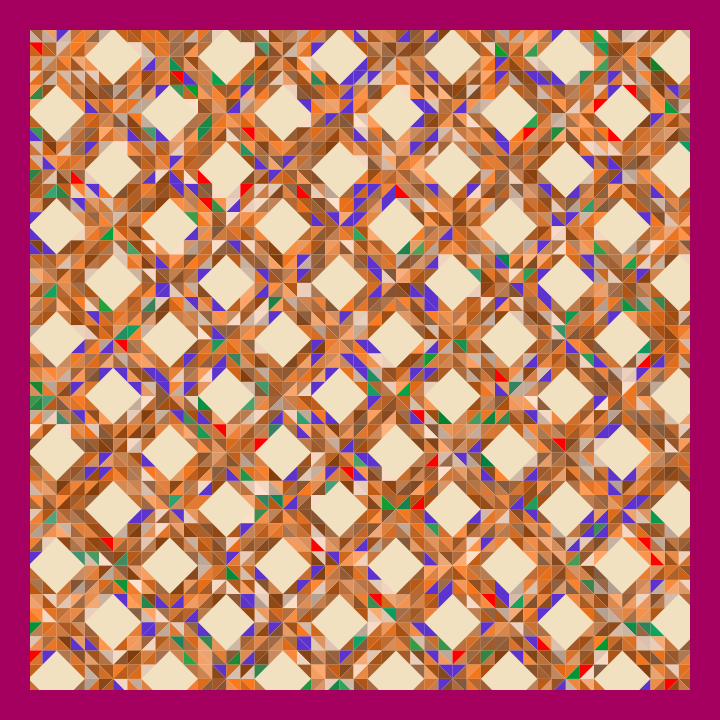
Frame 1 (no input)
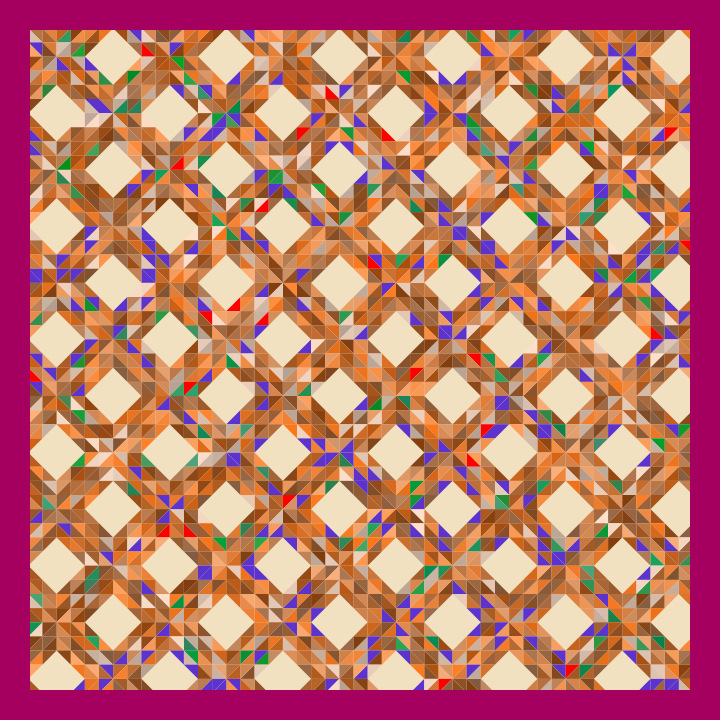
Frame 2 (the mouse pressed at the canvas centre, redrawn once)

The Processing sketch that drew these frames (run headless with seeded random() and noise(); the mouse was pressed at the canvas centre and the sketch redrawn once):

// Processing sketch: sketch_005_colcha_a_cuadros
// ── sketch_005_colcha_a_cuadros.pde
void setup() {
  size(720, 720);
  colorMode(HSB, 365, 100, 100);
}

color random_iro() {
  color iro;
  if (random(1) > 0.25) {
    iro = color(25,random(50,90),random(50,100));
  } else if (random(1) > 0.50) {
    iro = color(25,20,random(70,100));
  } else if (random(1) > 0.70) {
    iro = color(random(130,160),random(50,100),random(50,65));
  } else if (random(1) > 0.90) {
    iro = color(0,100,100);
  } else {
    iro = color(260,75,80);
  }  
  return iro;
}

void mitri(int x, int y, int t) {
  if (t==0) {
    fill(random_iro());
    triangle(x, y, x+20, y, x+10, y+10);
  } else if (t==1) {
    fill(random_iro());
    triangle(x, y, x+20, y, x+10, y-10);
  } else if (t==2) {
    fill(random_iro());
    triangle(x, y, x, y+20, x+10, y+10);
  } else if (t==3) {
    fill(random_iro());
    triangle(x, y, x, y+20, x-10, y+10);
  }
}

//don't be so smart about it 
void htri() {
  mitri( 0,  0, 0);
  mitri(20,  0, 0);
  mitri(40,  0, 0);
  mitri(60,  0, 0);
  mitri(10, 10, 1);
  mitri(30, 10, 1);
  mitri(50, 10, 1);
  mitri(10, 10, 0);
  mitri(30, 10, 0);
  mitri(50, 10, 0);
  mitri(40, 20, 1);
  mitri(20, 20, 1);
  mitri(20, 60, 0);
  mitri(40, 60, 0);
  mitri(10, 70, 1);
  mitri(30, 70, 1);
  mitri(50, 70, 1);
  mitri(10, 70, 0);
  mitri(30, 70, 0);
  mitri(50, 70, 0);
  mitri( 0, 80, 1);
  mitri(20, 80, 1);
  mitri(40, 80, 1);
  mitri(60, 80, 1);
}

void vtri() {
  mitri( 0,  0, 2);
  mitri( 0, 20, 2);
  mitri( 0, 40, 2);
  mitri( 0, 60, 2);
  mitri(10, 10, 2);
  mitri(10, 30, 2);
  mitri(10, 50, 2);
  mitri(60, 20, 2);
  mitri(60, 40, 2);
  mitri(70, 10, 2);
  mitri(70, 30, 2);
  mitri(70, 50, 2);
  mitri(10, 10, 3);
  mitri(10, 30, 3);
  mitri(10, 50, 3);
  mitri(20, 20, 3);
  mitri(20, 40, 3);
  mitri(70, 10, 3);
  mitri(70, 30, 3);
  mitri(70, 50, 3);
  mitri(80, 0, 3);
  mitri(80, 20, 3);
  mitri(80, 40, 3);
  mitri(80, 60, 3);
}

void tile(int x, int y) {
  pushMatrix();
  translate(x, y);
  noStroke();
  fill(40,20,95);
  rect(0,0,80,80);
  htri();
  vtri();
  popMatrix();
}

void draw() {

  background(330,100,65);
  noFill();
  noStroke();
  pushMatrix();
  rotate(PI*0.25);
  for (int i=0; i<13; i++) {
    for (int j=-7; j<7; j++) {
      int _x = i*80;
      int _y = j*80;
      tile(_x, _y);
    }
  }
  popMatrix();
  fill(330,100,65);
  rect(0,0,30,height);
  rect(width-30,0,30,height);
  rect(30,0,width-60,30);
  rect(30,height-30,width-60,30);
  save("ola.png");
  noLoop();
}
